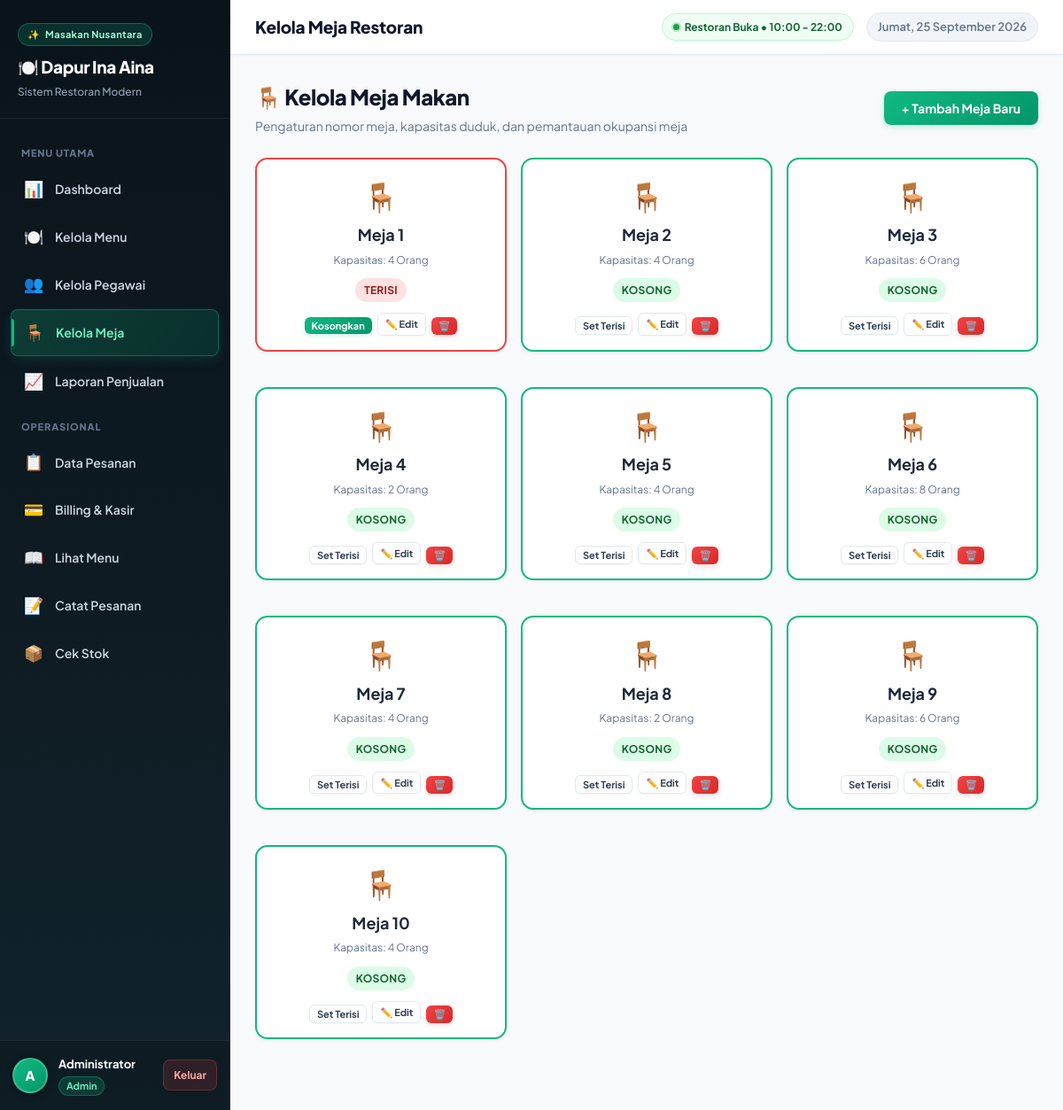
The app's page /kelola_meja.php (signed in) with its own data.
### tables this page shows
CREATE TABLE IF NOT EXISTS meja (
  id INT UNSIGNED AUTO_INCREMENT PRIMARY KEY,
  nomor_meja INT UNSIGNED NOT NULL UNIQUE,
  kapasitas INT UNSIGNED NOT NULL DEFAULT 4,
  status ENUM('kosong','terisi','dipesan') NOT NULL DEFAULT 'kosong'
);

### kelola_meja.php (the view, shortened to what this page needs)
<?php
$pdo = get_koneksi();
$daftar_meja = $pdo->query("SELECT * FROM meja ORDER BY nomor_meja ASC")->fetchAll();
require_once __DIR__ . '/includes/header.php';
?>
<div class="page-header" style="display:flex; justify-content:space-between; align-items:center; flex-wrap:wrap; gap:12px;">
    <div>
        <h1 class="page-title">🪑 Kelola Meja Makan</h1>
        <p class="text-muted">Pengaturan nomor meja, kapasitas duduk, dan pemantauan okupansi meja</p>
    </div>
    <div>
        <button onclick="toggleModal('modalTambahMeja')" class="btn btn-primary">
            + Tambah Meja Baru
        </button>
    </div>
</div>
<div style="display: grid; grid-template-columns: repeat(auto-fill, minmax(220px, 1fr)); gap: 16px; margin-bottom: 28px;">
    <?php foreach ($daftar_meja as $m):
        $badgeBg = '#dcfce7'; $textColor = '#166534';
        if ($m['status'] === 'terisi') { $badgeBg = '#fee2e2'; $textColor = '#991b1b'; }
        elseif ($m['status'] === 'dipesan') { $badgeBg = '#fef3c7'; $textColor = '#92400e'; }
    ?>
    <div class="card" style="padding: 16px; border: 2px solid <?= $m['status'] === 'terisi' ? '#ef4444' : ($m['status'] === 'dipesan' ? '#f59e0b' : '#10b981') ?>; text-align: center;">
        <div style="font-size: 32px; margin-bottom: 4px;">🪑</div>
        <h3 style="margin: 0; font-size: 18px; color: #1e293b;">Meja <?= htmlspecialchars($m['nomor_meja']) ?></h3>
        <p class="text-muted" style="margin: 4px 0 10px 0; font-size: 12px;">Kapasitas: <?= $m['kapasitas'] ?> Orang</p>
        <div style="margin-bottom: 12px;">
            <span class="badge" style="background: <?= $badgeBg ?>; color: <?= $textColor ?>; font-size: 12px; padding: 4px 10px;">
                <?= strtoupper($m['status']) ?>
            </span>
        </div>
        <div style="display:flex; justify-content:center; gap: 6px; flex-wrap: wrap;">
            <?php if ($m['status'] !== 'kosong'): ?>
            <form method="POST" action="kelola_meja.php" style="display:inline; margin:0;">
                <button type="submit" class="btn btn-sm btn-success" style="font-size:11px; padding: 3px 8px;">Kosongkan</button>
            </form>
            <?php else: ?>
            <form method="POST" action="kelola_meja.php" style="display:inline; margin:0;">
                <button type="submit" class="btn btn-sm btn-secondary" style="font-size:11px; padding: 3px 8px;">Set Terisi</button>
            </form>
            <?php endif; ?>
            <button type="button" class="btn btn-sm btn-secondary" style="font-size:11px; padding: 3px 8px;" onclick='bukaModalEditMeja(<?= json_encode($m) ?>)'>
                ✏️ Edit
            </button>
            <form method="POST" action="kelola_meja.php" style="display:inline; margin:0;" onsubmit="return confirm('Hapus meja ini?')">
                <button type="submit" class="btn btn-sm btn-danger" style="font-size:11px; padding: 3px 8px;">🗑️</button>
            </form>
        </div>
    </div>
    <?php endforeach; ?>
</div>
<?php require_once __DIR__ . '/includes/footer.php'; ?>

### assets/css/style.css (style rules this page uses)
:root { --hijau: #10b981; --hijau-light: #ecfdf5; --hijau-mid: #34d399; --hijau-dark: #059669; --hijau-deep: #047857; --hijau-text: #065f46; --amber: #f59e0b; --amber-dark: #d97706; --amber-light: #fef3c7; --amber-text: #92400e; --orange: #ea580c; --orange-light: #ffedd5; --merah: #ef4444; --merah-dark: #dc2626; --merah-light: #fee2e2; --merah-text: #991b1b; --ungu: #6366f1; --ungu-dark: #4f46e5; --ungu-light: #e0e7ff; --ungu-text: #3730a3; --biru: #3b82f6; --biru-dark: #2563eb; --biru-light: #dbeafe; --biru-text: #1e40af; --kuning: #f59e0b; --slate-950: #020617; --slate-900: #0f172a; --slate-850: #131c31; --slate-800: #1e293b; --slate-700: #334155; --slate-600: #475569; --slate-500: #64748b; --slate-400: #94a3b8; --slate-300: #cbd5e1; --slate-200: #e2e8f0; --slate-100: #f1f5f9; --slate-50: #f8fafc; --bg: #f8fafc; --card: #ffffff; --text: #0f172a; --text-muted: #64748b; --border: #e2e8f0; --border-subtle: #f1f5f9; --radius-sm: 8px; --radius: 14px; --radius-lg: 18px; --radius-xl: 24px; --radius-full: 9999px; --shadow-xs: 0 1px 2px rgba(15, 23, 42, 0.04); --shadow-sm: 0 2px 4px rgba(15, 23, 42, 0.04), 0 1px 2px rgba(15, 23, 42, 0.02); --shadow: 0 4px 12px -1px rgba(15, 23, 42, 0.06), 0 2px 4px -2px rgba(15, 23, 42, 0.03); --shadow-md: 0 10px 25px -4px rgba(15, 23, 42, 0.07), 0 4px 8px -3px rgba(15, 23, 42, 0.04); --shadow-lg: 0 20px 35px -8px rgba(15, 23, 42, 0.09), 0 8px 16px -6px rgba(15, 23, 42, 0.05); --sidebar-w: 260px; --transition: all 0.22s cubic-bezier(0.16, 1, 0.3, 1); }
*, *::before, *::after { box-sizing: border-box; margin: 0; padding: 0; }
body { font-family: 'Plus Jakarta Sans', -apple-system, BlinkMacSystemFont, "Segoe UI", Roboto, sans-serif; background: var(--bg); color: var(--text); line-height: 1.6; -webkit-font-smoothing: antialiased; -moz-osx-font-smoothing: grayscale; }
.page-header { display: flex; justify-content: space-between; align-items: center; flex-wrap: wrap; gap: 16px; margin-bottom: 24px; }
.page-header h1, .page-header .page-title { font-size: 24px; font-weight: 800; color: var(--text); letter-spacing: -0.02em; }
.page-header .text-muted { font-size: 14px; color: var(--text-muted); margin-top: 3px; }
.card { background: var(--card); border: 1px solid var(--border); border-radius: var(--radius); padding: 24px; margin-bottom: 24px; box-shadow: var(--shadow-sm); transition: var(--transition); }
.badge { display: inline-flex; align-items: center; gap: 5px; padding: 4px 12px; border-radius: var(--radius-full); font-size: 12px; font-weight: 700; white-space: nowrap; letter-spacing: 0.02em; }
button, .btn { padding: 10px 20px; border-radius: var(--radius-sm); border: none; font-weight: 700; font-size: 14px; font-family: inherit; cursor: pointer; color: #fff; background: var(--hijau); background: linear-gradient(135deg, #10b981 0%, #059669 100%); transition: var(--transition); text-decoration: none; display: inline-flex; align-items: center; justify-content: center; gap: 8px; white-space: nowrap; box-shadow: 0 2px 6px rgba(16, 185, 129, 0.25); }
.btn-primary { background: linear-gradient(135deg, #10b981 0%, #059669 100%); color: #fff; }
.btn-secondary, button.secondary { background: #ffffff; color: var(--slate-700); border: 1px solid var(--border); box-shadow: var(--shadow-xs); }
.btn-hijau, .btn-success { background: linear-gradient(135deg, #10b981 0%, #059669 100%); color: #fff; box-shadow: 0 2px 6px rgba(16, 185, 129, 0.2); }
.btn-merah, .btn-danger, button.btn-merah { background: linear-gradient(135deg, #ef4444 0%, #dc2626 100%); color: #fff; box-shadow: 0 2px 6px rgba(239, 68, 68, 0.2); }
.btn-sm { padding: 7px 14px; font-size: 13px; border-radius: 6px; }
.text-muted { color: var(--text-muted); }

### records on screen
meja: nomor_meja "1", kapasitas "4", status "TERISI"
meja: nomor_meja "2", kapasitas "4", status "KOSONG"
meja: nomor_meja "3", kapasitas "6", status "KOSONG"
meja: nomor_meja "4", kapasitas "2", status "KOSONG"
meja: nomor_meja "5", kapasitas "4", status "KOSONG"
meja: nomor_meja "6", kapasitas "8", status "KOSONG"
meja: nomor_meja "7", kapasitas "4", status "KOSONG"
meja: nomor_meja "8", kapasitas "2", status "KOSONG"
meja: nomor_meja "9", kapasitas "6", status "KOSONG"
meja: nomor_meja "10", kapasitas "4", status "KOSONG"

### other values on screen
$item['label'] "MENU UTAMA"
$item['icon'] "📊"
$item['text'] "Dashboard"
$item['icon'] "🍽️"
$item['text'] "Kelola Menu"
$item['icon'] "👥"
$item['text'] "Kelola Pegawai"
$item['icon'] "🪑"
$item['text'] "Kelola Meja"
$item['icon'] "📈"
$item['text'] "Laporan Penjualan"
$item['label'] "OPERASIONAL"
$item['icon'] "📋"
$item['text'] "Data Pesanan"
$item['icon'] "💳"
